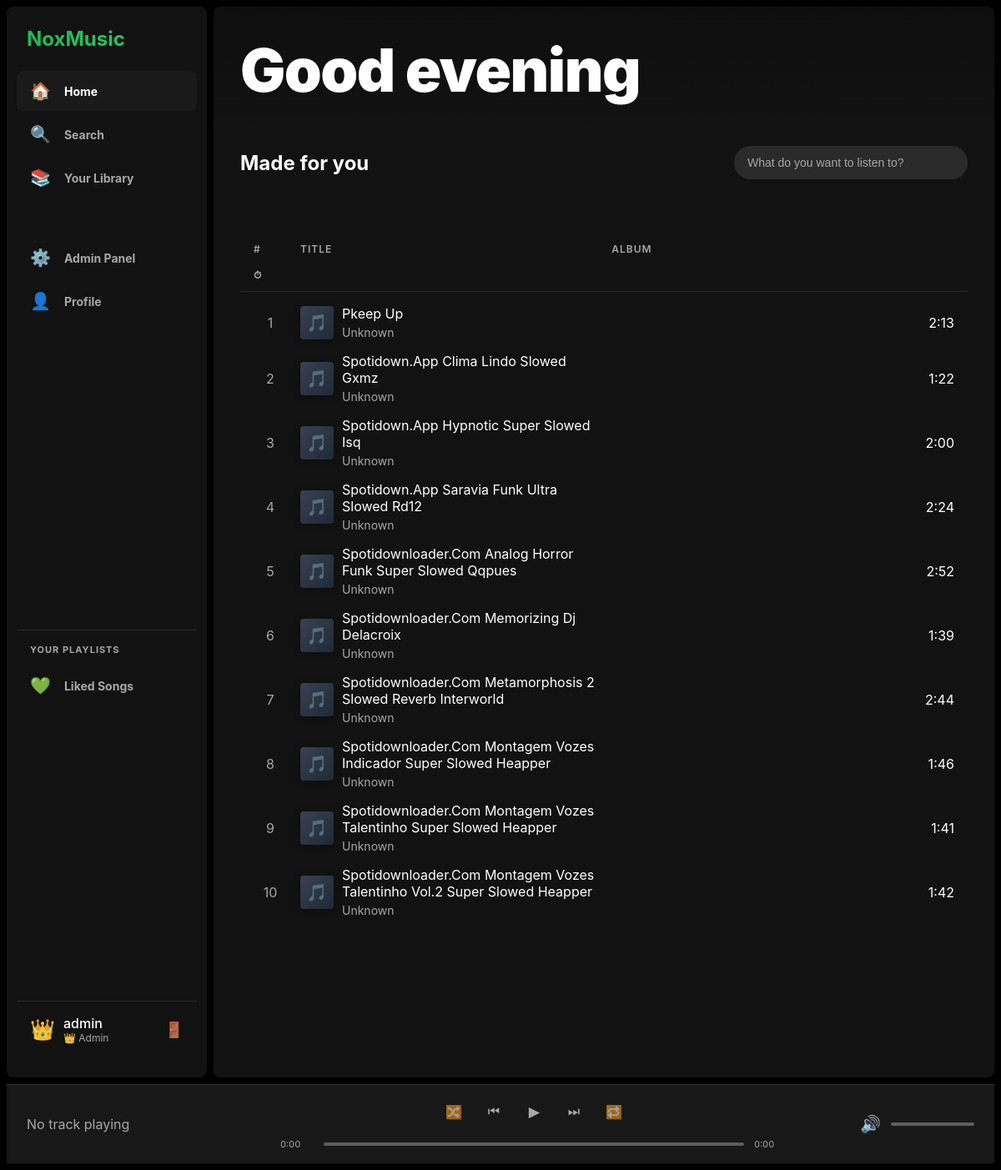
The page / (signed in) on the database its author committed.
### app/models.py (models this page shows, shortened)
class User(db.Model):
    __tablename__ = "users"
    id = db.Column(db.Integer, primary_key=True)
    username = db.Column(db.String(100), unique=True, nullable=False)
    email = db.Column(db.String(255), unique=True, nullable=True)
    avatar = db.Column(db.String(8), default="👤")
    is_admin = db.Column(db.Boolean, default=False)
    created_at = db.Column(db.DateTime, default=datetime.utcnow)
    playlists = db.relationship('Playlist', back_populates='user', cascade='all, delete-orphan')
    listening_history = db.relationship('ListeningHistory', back_populates='user', cascade='all, delete-orphan')
    liked_tracks = db.relationship('LikedTrack', back_populates='user', cascade='all, delete-orphan')

class Track(db.Model):
    __tablename__ = "tracks"
    id = db.Column(db.Integer, primary_key=True)
    title = db.Column(db.String(255), nullable=False)
    artist = db.Column(db.String(255), default="Unknown")
    album = db.Column(db.String(255), default="")
    duration = db.Column(db.Integer, nullable=True)
    cover = db.Column(db.String(8), default="🎵")
    media = db.Column(db.String(512), unique=True, nullable=False)
    gradient = db.Column(db.String(255), default="linear-gradient(135deg,#374151,#1f2937)")
    genre = db.Column(db.String(100), default="Other")
    year = db.Column(db.Integer, nullable=True)
    plays = db.Column(db.Integer, default=0)
    lyrics = db.Column(db.Text, default="")
    created_at = db.Column(db.DateTime, default=datetime.utcnow)
    playlists = db.relationship('Playlist', secondary=playlist_tracks, back_populates='tracks')
    listening_history = db.relationship('ListeningHistory', back_populates='track', cascade='all, delete-orphan')
    def to_dict(self):
        return {
            "id": self.id,
            "title": self.title,
            "artist": self.artist,
            "album": self.album,
            "duration": self.duration,
            "cover": self.cover,
            "media": self.media,
            "gradient": self.gradient,
            "genre": self.genre,
            "year": self.year,
            "plays": self.plays,
            "lyrics": self.lyrics,
            "created_at": self.created_at.isoformat()
        }

### app/routes.py (the view)
@main_bp.route("/")
def index():
    tracks = Track.query.order_by(Track.id).limit(100).all()
    user_id = session.get("user_id")
    if user_id:
        playlists = Playlist.query.filter(
            db.or_(
                Playlist.is_public == True,
                Playlist.user_id == user_id
            )
        ).order_by(Playlist.id).all()
    else:
        playlists = Playlist.query.filter_by(is_public=True).order_by(Playlist.id).all()
    genres = Genre.query.all()
    template = "index_content.html" if is_ajax() else "index.html"
    return render_template(
        template,
        tracks=[t.to_dict() for t in tracks],
        playlists=[p.to_dict() for p in playlists],
        genres=[g.to_dict() for g in genres]
    )

### app/auth.py (called while the page is built)
@auth_bp.app_context_processor
def inject_user():
    user_id = session.get("user_id")
    if user_id:
        user = User.query.get(user_id)
        return {"current_user": user}
    return {"current_user": None}

### app/routes.py (called while the page is built)
def is_ajax():
    return request.headers.get('X-Requested-With') == 'XMLHttpRequest'

### templates/index.html (shortened to what this page needs)
{% extends "base.html" %}
{% block content %}
<header class="hero">
  <div id="hero-inner">
    <h1>Good evening</h1>
  </div>
</header>
<section class="content">
  <div class="content-header">
    <h2 id="content-title">Made for you</h2>
    <input type="text" id="search-input" placeholder="What do you want to listen to?" />
  </div>
  <div class="tracks">
    <div class="tracks-head">
      <div>#</div>
      <div>TITLE</div>
      <div>ALBUM</div>
      <div></div>
      <div></div>
      <div>⏱</div>
    </div>
    {% for t in tracks %}
    <div class="track-row" data-id="{{ t.id }}">
      <div class="track-index">{{ loop.index }}</div>
      <div style="display:flex;gap:10px;align-items:center">
        <div class="track-cover" style="background:{{ t.gradient }};cursor:pointer" onclick="playTrack({{ t.id }})">{{ t.cover }}</div>
        <div>
          <div class="track-title" style="cursor:pointer" onclick="playTrack({{ t.id }})">{{ t.title }}</div>
          <div class="track-artist">{{ t.artist }}</div>
        </div>
      </div>
      <div style="text-align:right">
        {% if t.duration %}
          {{ (t.duration // 60) }}:{% if (t.duration % 60) < 10 %}0{% endif %}{{ t.duration % 60 }}
        {% else %}
          0:00
        {% endif %}
      </div>
    </div>
    {% endfor %}
  </div>
</section>
{% endblock %}

### templates/base.html (shortened to what this page needs)
<!doctype html>
<html lang="en">
<head>
  <link rel="stylesheet" href="{{ url_for('static', filename='style.css') }}">
</head>
<body>
  <div class="app">
    <aside class="sidebar">
      <div class="brand">NoxMusic</div>
      <nav class="nav">
        <a href="{{ url_for('main.index') }}" class="nav-btn {% if request.endpoint == 'main.index' %}active{% endif %}">
          <span style="font-size:20px">🏠</span>
          <span>Home</span>
        </a>
        <a href="{{ url_for('main.search_page') }}" class="nav-btn {% if request.endpoint == 'main.search_page' %}active{% endif %}">
          <span style="font-size:20px">🔍</span>
          <span>Search</span>
        </a>
        <a href="{{ url_for('main.library_page') }}" class="nav-btn {% if request.endpoint == 'main.library_page' %}active{% endif %}">
          <span style="font-size:20px">📚</span>
          <span>Your Library</span>
        </a>
      </nav>
      <nav class="nav" style="margin-top:24px">
        {% if current_user and current_user.is_admin %}
        <a href="{{ url_for('main.admin_dashboard') }}" class="nav-btn">
          <span style="font-size:20px">⚙️</span>
          <span>Admin Panel</span>
        </a>
        {% endif %}
        <a href="{{ url_for('auth.profile') }}" class="nav-btn">
          <span style="font-size:20px">👤</span>
          <span>Profile</span>
        </a>
      </nav>
      <div class="playlists">
        <div class="h">Your Playlists</div>
        <div id="playlist-list">
          <a href="{{ url_for('main.liked_songs_page') }}" class="nav-btn" style="display: flex; align-items: center; gap: 16px; padding: 12px 16px; border-radius: 8px; color: var(--muted); text-decoration: none;">
            <span style="font-size:20px">💚</span>
            <span>Liked Songs</span>
          </a>
        </div>
      </div>
      <div class="user-info" style="margin-top:auto;padding:16px;border-top:1px solid rgba(255,255,255,0.1)">
        {% if current_user %}
          <div style="display:flex;align-items:center;gap:10px">
            <div style="font-size:24px">{{ current_user.avatar }}</div>
            <div style="flex:1">
              <div style="font-weight:500">{{ current_user.username }}</div>
              <div style="font-size:12px;color:var(--muted)">
                {% if current_user.is_admin %}👑 Admin{% else %}User{% endif %}
              </div>
            </div>
            <a href="{{ url_for('auth.logout') }}" style="color:var(--muted);font-size:18px" title="Logout">🚪</a>
          </div>
        {% endif %}
      </div>
    </aside>
    <main class="main">
      {% block content %}{% endblock %}
    </main>
    <footer class="player">
      <div class="player-left">
        <div id="now-playing">No track playing</div>
      </div>
      <div class="player-center">
        <div class="controls">
          <button id="shuffle-btn" style="opacity:0.6" title="Shuffle">🔀</button>
          <button id="prev-btn" title="Previous">⏮</button>
          <button id="play-btn" class="play" title="Play">▶</button>
          <button id="next-btn" title="Next">⏭</button>
          <button id="repeat-btn" style="opacity:0.6" title="Repeat">🔁</button>
        </div>
        <div class="seek">
          <span id="time-current">0:00</span>
          <div id="progress-bar" class="progress-bar">
          </div>
          <span id="time-duration">0:00</span>
        </div>
      </div>
      <div class="player-right">
        <button id="mute-btn" style="background:none;border:none;color:var(--muted);cursor:pointer;font-size:20px" title="Mute">🔊</button>
        <input id="volume" type="range" min="0" max="1" step="0.01" value="0.7" title="Volume" />
      </div>
    </footer>
  </div>
</body>
</html>

### rows shown on the page
User: avatar "👑", username "admin"
Track: cover "🎵", title "Pkeep Up", artist "Unknown", duration "2", duration "13"
Track: cover "🎵", title "Spotidown.App Clima Lindo Slowed Gxmz", artist "Unknown", duration "1", duration "22"
Track: cover "🎵", title "Spotidown.App Hypnotic Super Slowed Isq", artist "Unknown", duration "2", shows "0", duration "0"
Track: cover "🎵", title "Spotidown.App Saravia Funk Ultra Slowed Rd12", artist "Unknown", duration "2", duration "24"
Track: cover "🎵", title "Spotidownloader.Com Analog Horror Funk Super Slowed Qqpues", artist "Unknown", duration "2", duration "52"
Track: cover "🎵", title "Spotidownloader.Com Memorizing Dj Delacroix", artist "Unknown", duration "1", duration "39"
Track: cover "🎵", title "Spotidownloader.Com Metamorphosis 2 Slowed Reverb Interworld", artist "Unknown", duration "2", duration "44"
Track: cover "🎵", title "Spotidownloader.Com Montagem Vozes Indicador Super Slowed Heapper", artist "Unknown", duration "1", duration "46"
Track: cover "🎵", title "Spotidownloader.Com Montagem Vozes Talentinho Super Slowed Heapper", artist "Unknown", duration "1", duration "41"
Track: cover "🎵", title "Spotidownloader.Com Montagem Vozes Talentinho Vol.2 Super Slowed Heapper", artist "Unknown", duration "1", duration "42"
